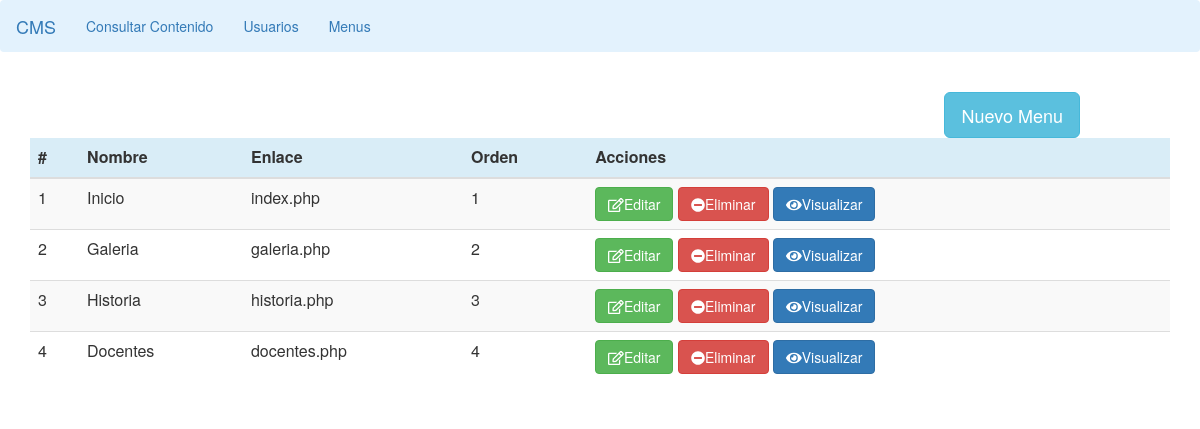
The page /cms/public/admin/consultar-menu.php on the database its author committed.
### tables this page shows
CREATE TABLE `menus` (
  `idmenu` int(11) NOT NULL,
  `nombre` varchar(20) DEFAULT NULL,
  `url` varchar(15) DEFAULT NULL,
  `orden` int(10) DEFAULT NULL
);

### cms/public/admin/lib/data.php (called while the page is built, shortened)
<?php
	$path = dirname(__FILE__);
	require_once( $path . '/../../../setting/mysql.php');
   function cargar_datos_menu(){
      $mysql = new Mysql();
      $sql = <<<SQL
      SELECT * FROM menus ORDER BY orden ASC
SQL;
      $res = $mysql->search($sql);
      return $res;
    }
?>

### cms/setting/mysql.php (called while the page is built, shortened)
<?php
class MySql{
    private $conn;
    public function connect(){
      try {
        $this->conn = new PDO("mysql:host=".Config::SERVERNAME.";dbname=".Config::DATABASE, Config::USERNAME, Config::PASSWORD);
        $this->conn->setAttribute(PDO::ATTR_ERRMODE, PDO::ERRMODE_EXCEPTION);
        return true;
      }catch(PDOException $e){
        echo "Connection failed: " . $e->getMessage();
        return false;
      }
    }
    public function search($sql){
        try{
          if($this->connect()){
            $stmt = $this->conn->prepare($sql);
            $stmt->execute();
            $stmt->setFetchMode(PDO::FETCH_ASSOC);
            return $stmt->fetchAll();
          }else{
            return array();
          }
        }catch(PDOEXception $e){
          echo $sql ."<br />". $e->getMessage();
          return false;
        }
    }
}
?>

### cms/public/admin/consultar-menu.php (the view, shortened to what this page needs)
<?php include('header.php'); ?>
<?php include('index2.php'); ?>
  <?php $res = cargar_datos_menu(); ?>
   <div class="mid-page" style="text-align:right;" >
      <div id="contact"><button type="button" class="btn btn-info btn-lg" data-toggle="modal" data-target="#contact-modal">Nuevo Menu</button></div>
   </div>
   <div class="container">
    <table class="table table-striped table-dark">
      <thead class="thead-dark">
          <tr>
              <th class="p-3 mb-2 bg-info text-white">#</th>
              <th class="p-3 mb-2 bg-info text-white">Nombre</th>
              <th class="p-3 mb-2 bg-info text-white">Enlace</th>
              <th class="p-3 mb-2 bg-info text-white">Orden</th>
              <th class="p-3 mb-2 bg-info text-white">Acciones</th>
          </tr>
      </thead>
      <tbody>
          <?php while(is_array($res) && list($k, $v) = each($res) ): ?>
          <tr>
            <td ><?= $k+1 ?></td>
            <td ><?= $v['nombre'] ?></td>
            <td ><?= $v['url'] ?></td>
            <td ><?= $v['orden'] ?></td>
             <td ><a href="edit-menu.php?id=<?=$v['idmenu']?>" class="btn btn-success"><i class="far fa-edit"></i>Editar</a>
              <a href="elimenu.php?id=<?=$v['idmenu']?>" class="btn btn-danger"><i class="fas fa-minus-circle"></i>Eliminar</a>
              <a href="http://localhost/cms/public/<?= $v['url'] ?>" target="_blank" class="btn btn-primary"><i class="fas fa-eye"></i>Visualizar</a>
            </td>
          </tr>
          <?php endwhile; ?>
      </tbody>
  </table>
</div>
<?php include('footer.php'); ?>

### cms/public/admin/header.php (shortened to what this page needs)
	<?php require_once('lib/data.php'); ?>
	<link rel="stylesheet" href="https://maxcdn.bootstrapcdn.com/bootstrap/3.4.0/css/bootstrap.min.css">
<link rel="stylesheet" type="text/css" href="bootstrap/css/bootstrap.css">
<!DOCTYPE html>
<html lang="es">
<head>
  <link rel="stylesheet" href="">
  <link rel="stylesheet" href="http://yui.yahooapis.com/pure/0.6.0/pure-min.css">
  <link rel="stylesheet" href="css/style.css">
</head>
<body bgcolor="#E6E6FA">

### cms/public/admin/index2.php
<?php include 'header.php'; ?>
  <nav class="navbar navbar-light" style="background-color: #e3f2fd;">
  <div class="container-fluid">
    <div class="navbar-header">
      <a class="navbar-brand" href="#">CMS</a>
    </div>
    <ul class="nav navbar-nav">
            <li><a href="page-consultar.php">Consultar Contenido</a></li>
            <li><a href="consultar-usuarios.php">Usuarios</a></li>
            <li><a href="consultar-menu.php">Menus</a></li>
    </ul>
  </div>
</nav>

### cms/public/admin/footer.php (shortened to what this page needs)
</body>
</html>

### cms/public/admin/css/style.css (style rules this page uses)
.mid-page, form, table { padding-top: 20px; width: 80%; margin: 0 auto; }

### rows shown on the page
menus: k "1", nombre "Inicio", url "index.php", orden "1"
menus: k "2", nombre "Galeria", url "galeria.php", orden "2"
menus: k "3", nombre "Historia", url "historia.php", orden "3"
menus: k "4", nombre "Docentes", url "docentes.php", orden "4"
